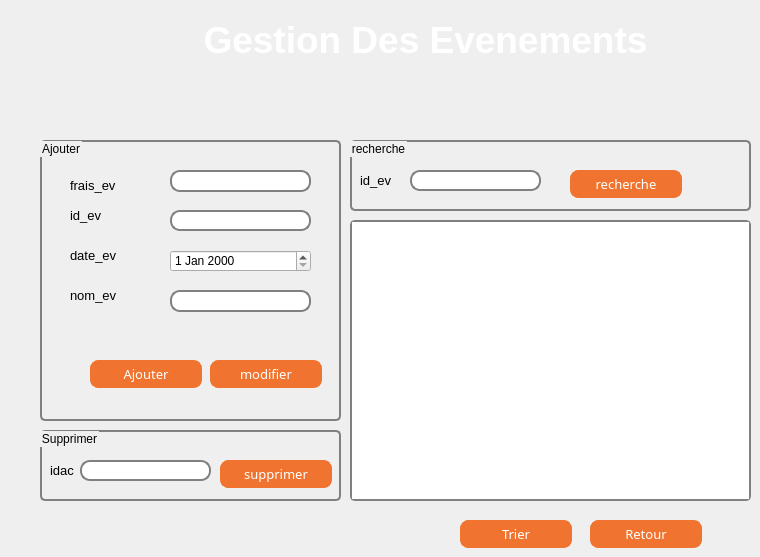
   <widget class="QWidget" name="tab_11">
    <attribute name="title">
     <string>evenement</string>
    </attribute>
    <widget class="QTableView" name="tab_ev">
     <property name="geometry">
      <rect>
       <x>350</x>
       <y>220</y>
       <width>401</width>
       <height>281</height>
      </rect>
     </property>
     <property name="styleSheet">
      <string notr="true">QTableView {
     selection-background-color: qlineargradient(x1: 0, y1: 0, x2: 0.5, y2: 0.5,
	color: rgb(0, 0, 127);
                                 stop: 0 #00007f, stop: 1 white);

     


       border: 2px solid gray;
       border-radius: 5px;
}
</string>
     </property>
    </widget>
    <widget class="QPushButton" name="trier_ev">
     <property name="geometry">
      <rect>
       <x>460</x>
       <y>520</y>
       <width>112</width>
       <height>28</height>
      </rect>
     </property>
     <property name="font">
      <font>
       <family>Tw Cen MT Condensed Extra Bold</family>
       <pointsize>10</pointsize>
       <weight>50</weight>
       <italic>false</italic>
       <bold>false</bold>
      </font>
     </property>
     <property name="styleSheet">
      <string notr="true">QPushButton {
	font: 10pt &quot;Tw Cen MT Condensed Extra Bold&quot;;

color: white;
background-color: #f0742f; 
border-width: 1px;
border-color: #f0742f;
border-style: solid;
border-radius: 8;
padding: 3px;
padding-left: 5px;
padding-right: 5px;
min-width: 100px;
max-width: 100px;
min-height: 20px;
max-height: 20px;
}

QPushButton:hover
{
color :black;
}</string>
     </property>
     <property name="text">
      <string>Trier</string>
     </property>
    </widget>
    <widget class="QGroupBox" name="groupBox_3">
     <property name="geometry">
      <rect>
       <x>40</x>
       <y>140</y>
       <width>301</width>
       <height>281</height>
      </rect>
     </property>
     <property name="styleSheet">
      <string notr="true"> QGroupBox {
  
     border: 2px solid gray;
     border-radius: 5px;
     margin-top: 1ex; /* leave space at the top for the title */
 }
 QLineEdit {
     border: 2px solid gray;
     border-radius: 10px;
     padding: 0 8px;
 
 }</string>
     </property>
     <property name="title">
      <string>Ajouter</string>
     </property>
     <widget class="QLabel" name="label_69">
      <property name="geometry">
       <rect>
        <x>30</x>
        <y>60</y>
        <width>111</width>
        <height>31</height>
       </rect>
      </property>
      <property name="text">
       <string>&lt;html&gt;&lt;head/&gt;&lt;body&gt;&lt;p&gt;&lt;span style=&quot; font-size:10pt; color:#000000;&quot;&gt;id_ev&lt;/span&gt;&lt;/p&gt;&lt;/body&gt;&lt;/html&gt;</string>
      </property>
     </widget>
     <widget class="QLineEdit" name="idev">
      <property name="geometry">
       <rect>
        <x>130</x>
        <y>70</y>
        <width>141</width>
        <height>21</height>
       </rect>
      </property>
     </widget>
     <widget class="QDateEdit" name="date_ev">
      <property name="geometry">
       <rect>
        <x>130</x>
        <y>110</y>
        <width>141</width>
        <height>22</height>
       </rect>
      </property>
     </widget>
     <widget class="QLabel" name="label_70">
      <property name="geometry">
       <rect>
        <x>30</x>
        <y>30</y>
        <width>111</width>
        <height>31</height>
       </rect>
      </property>
      <property name="text">
       <string>&lt;html&gt;&lt;head/&gt;&lt;body&gt;&lt;p&gt;&lt;span style=&quot; font-size:10pt; color:#000000;&quot;&gt;frais_ev&lt;/span&gt;&lt;/p&gt;&lt;/body&gt;&lt;/html&gt;</string>
      </property>
     </widget>
     <widget class="QLabel" name="label_71">
      <property name="geometry">
       <rect>
        <x>30</x>
        <y>100</y>
        <width>141</width>
        <height>31</height>
       </rect>
      </property>
      <property name="text">
       <string>&lt;html&gt;&lt;head/&gt;&lt;body&gt;&lt;p&gt;&lt;span style=&quot; font-size:10pt; color:#000000;&quot;&gt;date_ev&lt;/span&gt;&lt;/p&gt;&lt;/body&gt;&lt;/html&gt;</string>
      </property>
     </widget>
     <widget class="QLineEdit" name="fr_ev">
      <property name="geometry">
       <rect>
        <x>130</x>
        <y>30</y>
        <width>141</width>
        <height>22</height>
       </rect>
      </property>
     </widget>
     <widget class="QLineEdit" name="nom_ev">
      <property name="geometry">
       <rect>
        <x>130</x>
        <y>150</y>
        <width>141</width>
        <height>22</height>
       </rect>
      </property>
     </widget>
     <widget class="QLabel" name="label_81">
      <property name="geometry">
       <rect>
        <x>30</x>
        <y>130</y>
        <width>161</width>
        <height>51</height>
       </rect>
      </property>
      <property name="text">
       <string>&lt;html&gt;&lt;head/&gt;&lt;body&gt;&lt;p&gt;&lt;span style=&quot; font-size:10pt; color:#000000;&quot;&gt;nom_ev&lt;/span&gt;&lt;/p&gt;&lt;/body&gt;&lt;/html&gt;</string>
      </property>
     </widget>
     <widget class="QPushButton" name="pb_ajouter_ev">
      <property name="geometry">
       <rect>
        <x>50</x>
        <y>220</y>
        <width>112</width>
        <height>28</height>
       </rect>
      </property>
      <property name="font">
       <font>
        <family>Tw Cen MT Condensed Extra Bold</family>
        <pointsize>10</pointsize>
        <weight>50</weight>
        <italic>false</italic>
        <bold>false</bold>
       </font>
      </property>
      <property name="styleSheet">
       <string notr="true">QPushButton {
	font: 10pt &quot;Tw Cen MT Condensed Extra Bold&quot;;

color: white;
background-color: #f0742f; 
border-width: 1px;
border-color: #f0742f;
border-style: solid;
border-radius: 8;
padding: 3px;
padding-left: 5px;
padding-right: 5px;
min-width: 100px;
max-width: 100px;
min-height: 20px;
max-height: 20px;
}

QPushButton:hover
{
color :black;
}</string>
      </property>
      <property name="text">
       <string>Ajouter</string>
      </property>
     </widget>
     <widget class="QPushButton" name="pb_modifier_ev">
      <property name="geometry">
       <rect>
        <x>170</x>
        <y>220</y>
        <width>112</width>
        <height>28</height>
       </rect>
      </property>
      <property name="font">
       <font>
        <family>Tw Cen MT Condensed Extra Bold</family>
        <pointsize>10</pointsize>
        <weight>50</weight>
        <italic>false</italic>
        <bold>false</bold>
       </font>
      </property>
      <property name="styleSheet">
       <string notr="true">QPushButton {
	font: 10pt &quot;Tw Cen MT Condensed Extra Bold&quot;;

color: white;
background-color: #f0742f; 
border-width: 1px;
border-color: #f0742f;
border-style: solid;
border-radius: 8;
padding: 3px;
padding-left: 5px;
padding-right: 5px;
min-width: 100px;
max-width: 100px;
min-height: 20px;
max-height: 20px;
}

QPushButton:hover
{
color :black;
}</string>
      </property>
      <property name="text">
       <string>modifier</string>
      </property>
     </widget>
    </widget>
    <widget class="QGroupBox" name="groupBox_4">
     <property name="geometry">
      <rect>
       <x>40</x>
       <y>430</y>
       <width>301</width>
       <height>71</height>
      </rect>
     </property>
     <property name="styleSheet">
      <string notr="true"> QGroupBox {
  
     border: 2px solid gray;
     border-radius: 5px;
     margin-top: 1ex; /* leave space at the top for the title */
 }
 QLineEdit {
     border: 2px solid gray;
     border-radius: 10px;
     padding: 0 8px;
 
 }</string>
     </property>
     <property name="title">
      <string>Supprimer</string>
     </property>
     <widget class="QLabel" name="label_72">
      <property name="geometry">
       <rect>
        <x>10</x>
        <y>30</y>
        <width>111</width>
        <height>21</height>
       </rect>
      </property>
      <property name="text">
       <string>&lt;html&gt;&lt;head/&gt;&lt;body&gt;&lt;p&gt;&lt;span style=&quot; font-size:10pt; color:#000000;&quot;&gt;idac&lt;/span&gt;&lt;/p&gt;&lt;/body&gt;&lt;/html&gt;</string>
      </property>
     </widget>
     <widget class="QLineEdit" name="idev_2">
      <property name="geometry">
       <rect>
        <x>40</x>
        <y>30</y>
        <width>131</width>
        <height>21</height>
       </rect>
      </property>
     </widget>
     <widget class="QPushButton" name="pb_supprimer_ev">
      <property name="geometry">
       <rect>
        <x>180</x>
        <y>30</y>
        <width>112</width>
        <height>28</height>
       </rect>
      </property>
      <property name="font">
       <font>
        <family>Tw Cen MT Condensed Extra Bold</family>
        <pointsize>10</pointsize>
        <weight>50</weight>
        <italic>false</italic>
        <bold>false</bold>
       </font>
      </property>
      <property name="styleSheet">
       <string notr="true">QPushButton {
	font: 10pt &quot;Tw Cen MT Condensed Extra Bold&quot;;

color: white;
background-color: #f0742f; 
border-width: 1px;
border-color: #f0742f;
border-style: solid;
border-radius: 8;
padding: 3px;
padding-left: 5px;
padding-right: 5px;
min-width: 100px;
max-width: 100px;
min-height: 20px;
max-height: 20px;
}

QPushButton:hover
{
color :black;
}</string>
      </property>
      <property name="text">
       <string>supprimer</string>
      </property>
     </widget>
    </widget>
    <widget class="QGroupBox" name="groupBox_6">
     <property name="geometry">
      <rect>
       <x>350</x>
       <y>140</y>
       <width>401</width>
       <height>71</height>
      </rect>
     </property>
     <property name="styleSheet">
      <string notr="true"> QGroupBox {
  
     border: 2px solid gray;
     border-radius: 5px;
     margin-top: 1ex; /* leave space at the top for the title */
 }
 QLineEdit {
     border: 2px solid gray;
     border-radius: 10px;
     padding: 0 8px;
 
 }</string>
     </property>
     <property name="title">
      <string>recherche</string>
     </property>
     <widget class="QLabel" name="label_73">
      <property name="geometry">
       <rect>
        <x>10</x>
        <y>30</y>
        <width>111</width>
        <height>21</height>
       </rect>
      </property>
      <property name="text">
       <string>&lt;html&gt;&lt;head/&gt;&lt;body&gt;&lt;p&gt;&lt;span style=&quot; font-size:10pt; color:#000000;&quot;&gt;id_ev&lt;/span&gt;&lt;/p&gt;&lt;/body&gt;&lt;/html&gt;</string>
      </property>
     </widget>
     <widget class="QLineEdit" name="idev_1">
      <property name="geometry">
       <rect>
        <x>60</x>
        <y>30</y>
        <width>131</width>
        <height>21</height>
       </rect>
      </property>
     </widget>
     <widget class="QPushButton" name="pb_recherche_ev">
      <property name="geometry">
       <rect>
        <x>220</x>
        <y>30</y>
        <width>112</width>
        <height>28</height>
       </rect>
      </property>
      <property name="font">
       <font>
        <family>Tw Cen MT Condensed Extra Bold</family>
        <pointsize>10</pointsize>
        <weight>50</weight>
        <italic>false</italic>
        <bold>false</bold>
       </font>
      </property>
      <property name="styleSheet">
       <string notr="true">QPushButton {
	font: 10pt &quot;Tw Cen MT Condensed Extra Bold&quot;;

color: white;
background-color: #f0742f; 
border-width: 1px;
border-color: #f0742f;
border-style: solid;
border-radius: 8;
padding: 3px;
padding-left: 5px;
padding-right: 5px;
min-width: 100px;
max-width: 100px;
min-height: 20px;
max-height: 20px;
}

QPushButton:hover
{
color :black;
}</string>
      </property>
      <property name="text">
       <string>recherche</string>
      </property>
     </widget>
    </widget>
    <widget class="QLabel" name="label_15">
     <property name="geometry">
      <rect>
       <x>180</x>
       <y>10</y>
       <width>491</width>
       <height>61</height>
      </rect>
     </property>
     <property name="text">
      <string>&lt;html&gt;&lt;head/&gt;&lt;body&gt;&lt;p align=&quot;center&quot;&gt;&lt;span style=&quot; font-size:28pt; font-weight:600; color:#ffffff;&quot;&gt;Gestion Des Evenements&lt;/span&gt;&lt;/p&gt;&lt;/body&gt;&lt;/html&gt;</string>
     </property>
    </widget>
    <widget class="QPushButton" name="retour_2">
     <property name="geometry">
      <rect>
       <x>590</x>
       <y>520</y>
       <width>112</width>
       <height>28</height>
      </rect>
     </property>
     <property name="font">
      <font>
       <family>Tw Cen MT Condensed Extra Bold</family>
       <pointsize>10</pointsize>
       <weight>50</weight>
       <italic>false</italic>
       <bold>false</bold>
      </font>
     </property>
     <property name="toolTip">
      <string>&lt;html&gt;&lt;head/&gt;&lt;body&gt;&lt;p&gt;&lt;span style=&quot; font-weight:600;&quot;&gt;retour&lt;/span&gt;&lt;/p&gt;&lt;/body&gt;&lt;/html&gt;</string>
     </property>
     <property name="styleSheet">
      <string notr="true">QPushButton {
	font: 10pt &quot;Tw Cen MT Condensed Extra Bold&quot;;

color: white;
background-color: #f0742f; 
border-width: 1px;
border-color: #f0742f;
border-style: solid;
border-radius: 8;
padding: 3px;
padding-left: 5px;
padding-right: 5px;
min-width: 100px;
max-width: 100px;
min-height: 20px;
max-height: 20px;
}

QPushButton:hover
{
color :black;
}</string>
     </property>
     <property name="text">
      <string>Retour</string>
     </property>
    </widget>
   </widget>
